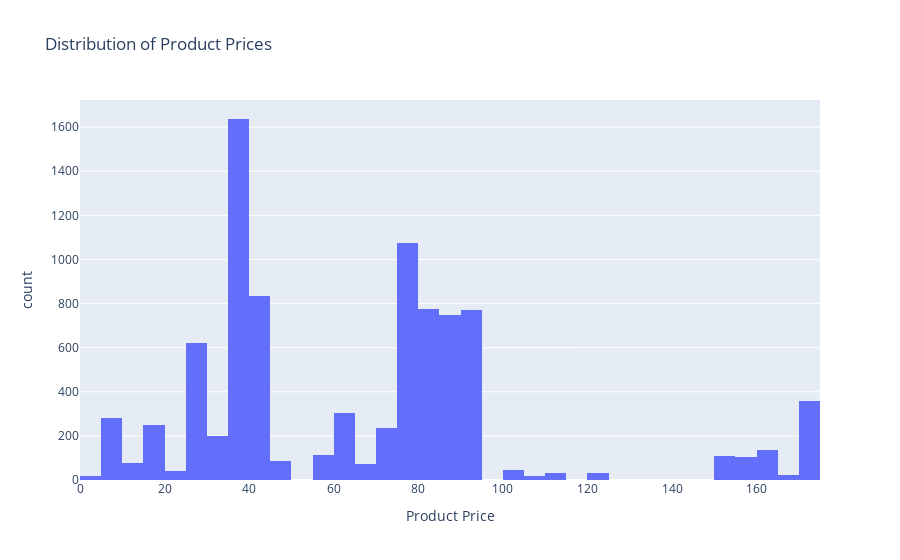

Notebook code for this chart:
### Markdown cell above
### 1. What is the distribution of product prices?

### Code cell
px.histogram(df, x='Product Price', title='Distribution of Product Prices')

### Figure 1 — Plotly figure (JSON) as saved in the notebook; plotly's stock layout.template omitted (floating-point values rounded to 4 significant figures; data arrays with more than 128 entries replaced by an {"elided": "..."} marker saying what was removed)
{"data": [{"alignmentgroup": "True", "bingroup": "x", "hovertemplate": "Product Price=%{x}<br>count=%{y}<extra></extra>", "legendgroup": "", "marker": {"color": "#636efa", "pattern": {"shape": ""}}, "name": "", "offsetgroup": "", "orientation": "v", "showlegend": false, "type": "histogram", "x": {"elided": "9000 float values"}, "xaxis": "x", "yaxis": "y"}], "layout": {"autosize": true, "barmode": "relative", "legend": {"tracegroupgap": 0}, "title": {"text": "Distribution of Product Prices"}, "xaxis": {"anchor": "y", "autorange": true, "domain": [0, 1], "range": [0, 175], "title": {"text": "Product Price"}, "type": "linear"}, "yaxis": {"anchor": "x", "autorange": true, "domain": [0, 1], "range": [0, 1723.0], "title": {"text": "count"}}}}
